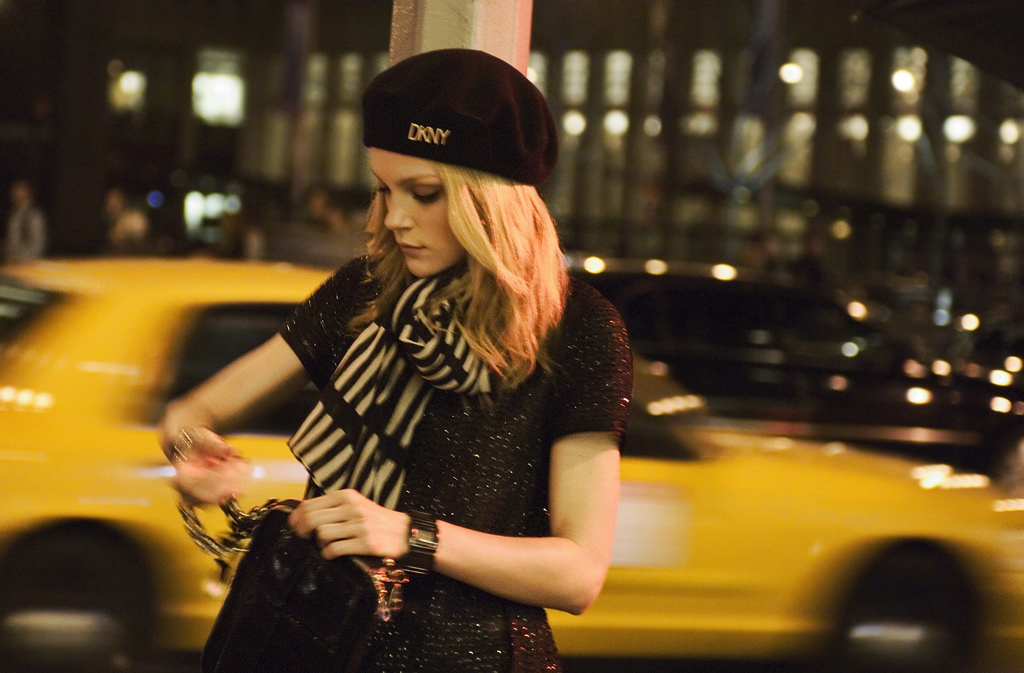
#> input picture assets/original.png, 1024 x 673 px
$ python -i golden.py   (imports and definitions only)
#> lines starting #> are read from the running program, lines starting #| are printed output that depends on the picture
"""Read-only audit and Harbor replay of saved outputs. No model/API calls."""
import argparse
import hashlib
import json
import math
import os
import shutil
import subprocess
from datetime import datetime, timezone
from pathlib import Path

from PIL import Image, ImageChops, ImageStat

ROOT = Path(__file__).resolve().parents[1]
AD_SIZES = {(970, 250), (728, 90), (300, 250), (300, 600),
            (160, 600), (320, 50), (320, 100), (320, 250)}


def sha(path):
    return hashlib.sha256(path.read_bytes()).hexdigest()


# [24 lines left out: functions pixels, compare, not called in this run]


def crop_box(source, output):
    """Find an exact full-height crop; prove all pixels, not only a matching row."""
    if output.height != source.height or output.width > source.width:
        return None
    first = source.crop((0, 0, source.width, 1)).tobytes()
    needle = output.crop((0, 0, output.width, 1)).tobytes()
    start = 0
    while (position := first.find(needle, start)) >= 0:
        start = position + 1
        if position % 4 == 0:
            box = (position // 4, 0, position // 4 + output.width, output.height)
            if source.crop(box).tobytes() == output.tobytes():
                return list(box)
    return None


# [125 lines left out: functions frozen_references, evaluate, run, not called in this run]


# [15 lines not run here, left out]

>>> import cv2
>>> picture = cv2.imread('../assets/original.png', cv2.IMREAD_GRAYSCALE)
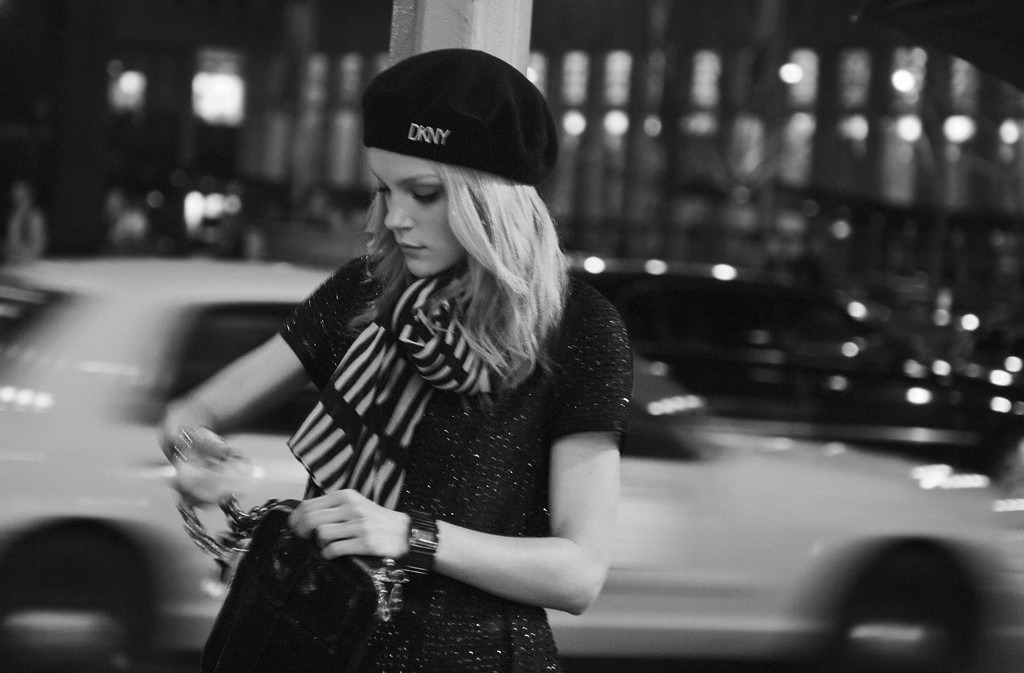
#> picture: shape (673, 1024); min 0, max 255, mean 74.5
>>> result = crop_box(picture, 'out.png')
#> (the run stopped early here; a loop or call above may not have finished)

$ run again, on assets/visual-jev_luna-1.png
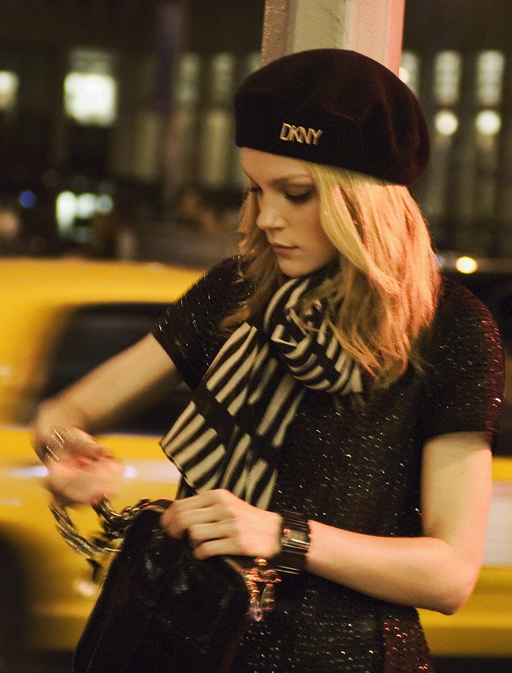
#> input picture assets/visual-jev_luna-1.png, 512 x 673 px
#> `picture = cv2.imread('../assets/original.png', cv2.IMREAD_GRAYSCALE)`:
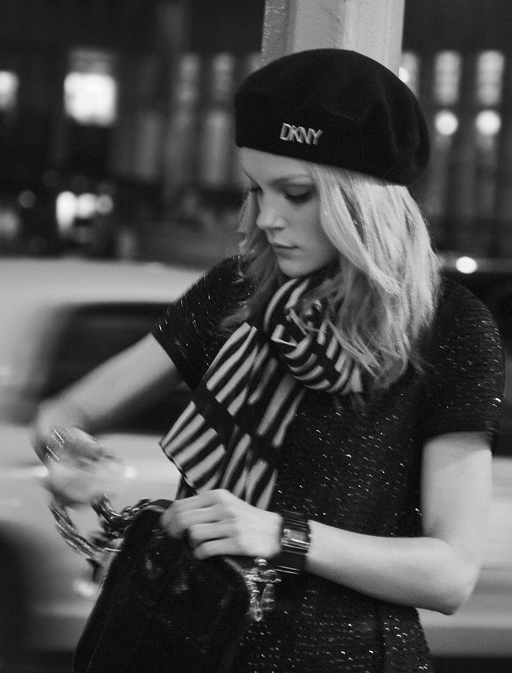
#> picture: shape (673, 512); min 0, max 253, mean 76.2
